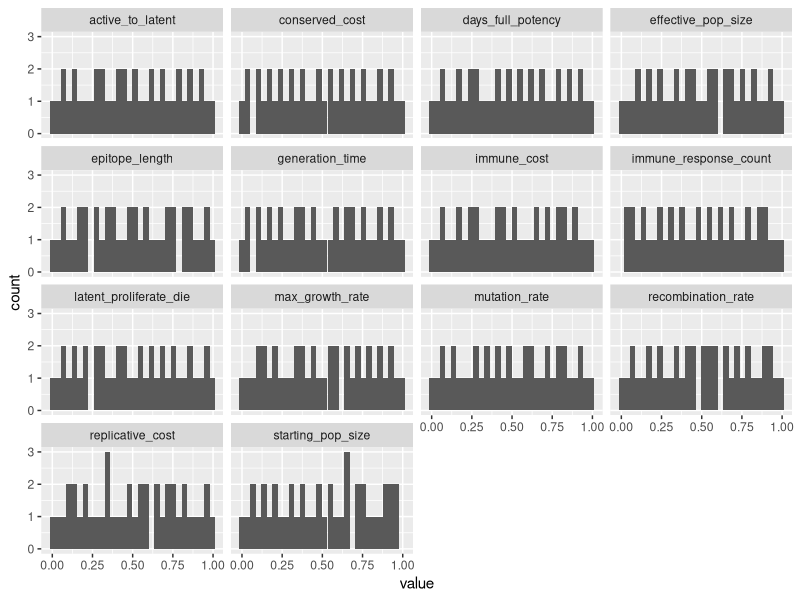
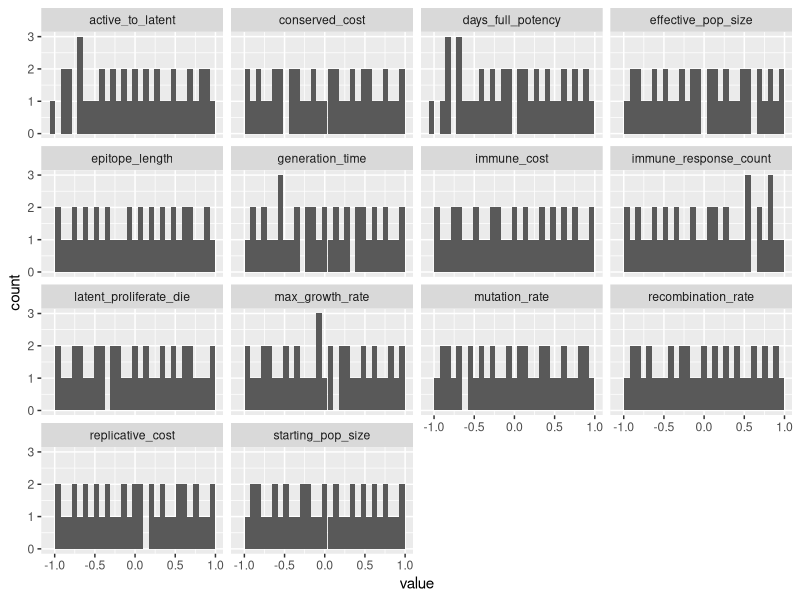
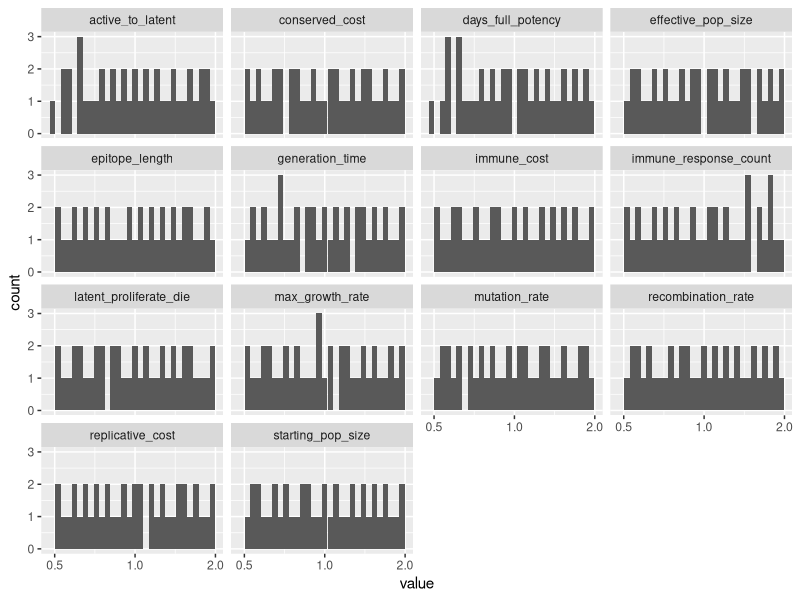

The R script that drew these images, in order: (Note: this script raises an error after producing the figures.)
library(lhs)
library(tidyverse)
# set.seed(20250203)
set.seed(20250211)

param_ranges <- list(generation_time = c(1, 2),
                     mutation_rate = c(1e-5, 1e-4),
                     recombination_rate = c(1e-6, 1e-4),
                     conserved_cost = c(0, 0.99),
                     replicative_cost = c(0, 0.003),
                     immune_cost = c(0, 0.9),
                     immune_response_count = c(1, 1000),
                     days_full_potency = c(1, 1000),
                     active_to_latent = c(0.0001, 0.01), # latent to active c(0.001, 0.1)
                     latent_proliferate_die = c(0.001, 0.1), 
                     starting_pop_size = c(1, 1000), 
                     max_growth_rate = c(0.01, 1),
                     effective_pop_size = c(1000, 10000),
                     epitope_length = c(1, 20)) # change to 5-15?

# transform value in [0,1] range to value in other range
# x is in range [0,1]. want to transform back to true parameter value
# param_range is [range_min, range_max]
linearly_transform <- function(x, param_range){
  range_min <- param_range[1]
  range_max <- param_range[2]
  # (x-0)/(1-0)*(range_max - range_min) + range_min
  x*(range_max - range_min) + range_min
}

# sapply(param_ranges, function(x) sapply(seq(0, 1, 0.1), function(y) linearly_transform(y, x))) %>% View()

# subtype - don't have a good delta equivalent, hopefully won't be that sensitive in local analysis
# q_matrix  - don't have a good delta equivalent, and less sensitive than other parameters
# epitope_location - don't have a good delta equivalent, and less sensitive than other parameters
# number_of_epitopes - changes the immune cost values too; similar to epitope length for local sensitivity analysis
# reference sequence
# nubmer of conserved sites and location
# immune start day




# number of parameters
n_param <- length(param_ranges)
# number of trajectories
n_traj <- 3*n_param
# # number of replicates
# n_rep <- 1
# # number of simulations
# n_sim <- n_traj*(n_rep*(n_param+1))
# latin hypercube sampling 
# "optimum" seeks to maximize mean distance from each point to all other points
lhs <- optimumLHS(n_traj, n_param, maxSweeps = 2, eps = 0.1, verbose = TRUE)
colnames(lhs) <- names(param_ranges)
rownames(lhs) <- 1:n_traj

linearly_transform(lhs, c(-1,1)) 

lhs %>% as.data.frame() %>% 
  pivot_longer(everything()) %>% 
  ggplot(aes(x = value)) +
  facet_wrap(~name) +
  geom_histogram(bins = 30)

linearly_transform(lhs, c(-1,1)) %>% as.data.frame() %>% 
  pivot_longer(everything()) %>% 
  ggplot(aes(x = value)) +
  facet_wrap(~name) +
  geom_histogram(bins = 30)

2^linearly_transform(lhs, c(-1,1)) %>% as.data.frame() %>% 
  pivot_longer(everything()) %>% 
  ggplot(aes(x = value)) +
  facet_wrap(~name) +
  geom_histogram(bins = 30) +
  scale_x_continuous(trans = 'log2')

2^linearly_transform(lhs, c(-1,1))

base_values <- list(generation_time = 1,
                     mutation_rate = 4e-5,
                     recombination_rate = 2e-5,
                     conserved_cost = 0.5,
                     replicative_cost = 0.001,
                     immune_cost = 0.3,
                     immune_response_count = 100,
                     days_full_potency = 500,
                     active_to_latent = 0.001, # latent to active c(0.001, 0.1)
                     latent_proliferate_die = 0.001, 
                     starting_pop_size = 100, 
                     max_growth_rate = 0.05,
                     effective_pop_size = 4000,
                     epitope_length = 10) 




# delta <- sort(rep(c(0.1, 0.2, 0.3), nrow(lhs)/3))
delta <- 0.2 #rep(0.2, nrow(lhs))
trajectories <- lapply(1:nrow(lhs), function(row){
  lhs_row <- lhs[row,]
  traj <- rbind(c(lhs[row,], which_diff=NA, delta=NA), t(sapply(sample(1:length(lhs_row)), function(x){
    d <- sample(c(-delta, delta), 1) #sample(c(-delta[row], delta[row]), 1)
    old_val <- lhs_row[x]
    new_val <- old_val+d
    if(new_val < 0 | new_val > 1){
      new_val <- old_val-d
    }
    lhs_row[x] <<- new_val
    return(c(lhs_row, which_diff=colnames(lhs)[x], delta=d))
  })))
  rownames(traj) <- paste0(row, '_', 0:n_param)
  data.frame(traj) %>% 
    rownames_to_column() %>% 
    as_tibble() #%>% 
    # mutate(delta = delta[row])
}) %>% bind_rows() %>% 
  separate(rowname, into = c('traj', 'i'))



parameter_sets <- lapply(1:ncol(trajectories), function(x){
  transformed <- unlist(trajectories[,x])
  if(colnames(trajectories)[x] %in% names(param_ranges)){
    transformed <- linearly_transform(as.numeric(transformed), param_ranges[[x-2]])
    if(names(param_ranges)[x-2] %in% c('days_full_potency', 'starting_pop_size', 'effective_pop_size', 'epitope_length', 'immune_response_count')){
      transformed <- round(transformed)
    }
  }
  transformed <- tibble(transformed)
  names(transformed) <- colnames(trajectories)[x]
  return(transformed)
}) %>% bind_cols()
parameter_sets

write_csv(parameter_sets, '~/Documents/research/wavess_manuscript/morris_sensitivity/parameter_sets.csv')
